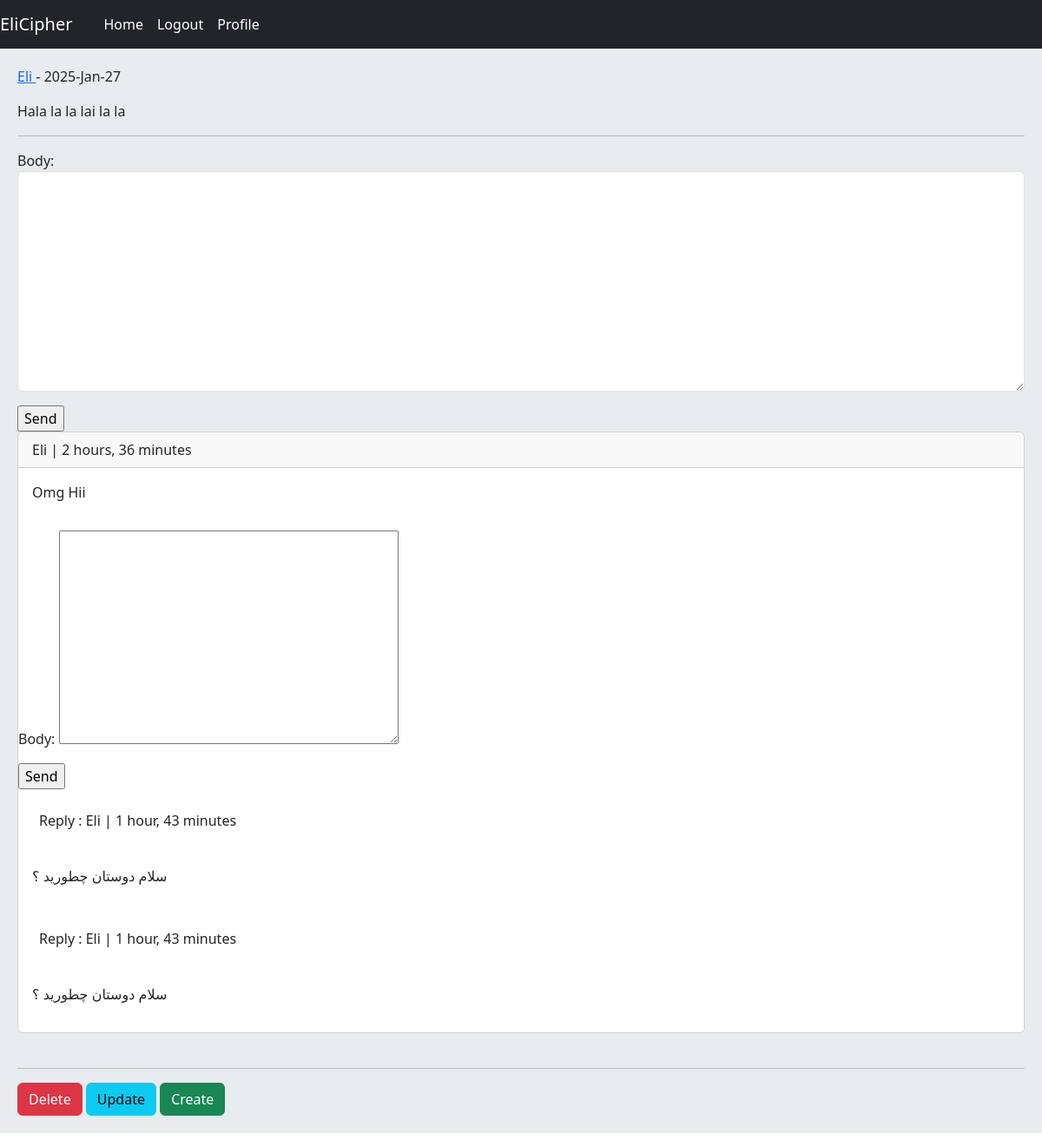
The app's page /post/details/20/hala-la-la-lai-la-la/ (signed in) with its own data.
### post/models.py (models this page shows, shortened)
class Post(models.Model):
    user = models.ForeignKey(User , on_delete=models.CASCADE , related_name='posts')
    slug = models.SlugField(max_length=20)
    caption = models.TextField()
    created = models.DateTimeField(auto_now_add=True)
    updated = models.DateTimeField(auto_now=True)
    class Meta:
        ordering = ['-created']

class Comment(models.Model):
    user = models.ForeignKey(User , on_delete=models.CASCADE , related_name='ucomments')
    post = models.ForeignKey(Post , on_delete=models.CASCADE , related_name='pcomments')
    reply = models.ForeignKey('Comment' , on_delete=models.CASCADE , related_name='rcomments',blank=True , null=True)
    is_reply = models.BooleanField(default=False)
    body = models.TextField(max_length=400)
    created = models.DateTimeField(auto_now_add=True)

### post/views.py (the view, shortened to what this page needs)
# urls.py: path('details/<int:post_id>/<slug:post_slug>/' , PostDetailView.as_view(),name="post_detail"),
class PostDetailView(View):
    def setup(self, request, *args, **kwargs):
        self.post_instance = get_object_or_404(Post , pk=kwargs['post_id'] , slug =kwargs['post_slug'])
        return super().setup(request, *args, **kwargs)
    form_class_reply = CommentReplyForm
    form_class = CommentCreateForm
    def get(self , request , *args , **kwargs):
        Comments = self.post_instance.pcomments.filter(is_reply = False)
        return render(request , 'post/details.html' , {"post" : self.post_instance , 'form':self.form_class , 'Comments':Comments , 'form_reply':self.form_class_reply} )

### post/templates/post/details.html (shortened to what this page needs)
{% extends 'base.html' %}
{% block detail-post %}
    <p><a href="{% url 'account:user_profile' post.user.id %}"> {{post.user.username}} </a>-  {{post.updated|date:"Y-M-d"}}</p>
    <p>{{post.caption}}</p><hr>
    {% if request.user.is_authenticated %}
        <form action="" method="post">
            {{form.as_p}}
            <input type="submit" value="Send">
        </form>
    {% else %}
        <p class="alert alert-danger ">Only logged user can comment </p>
    {% endif %}
    {% for comm in Comments %}
        <div class="card">
            <p class="card-header">{{comm.user}} | {{comm.created|timesince}}</p>
            <p class="card-body">{{comm.body}}</p>
            {% if request.user.is_authenticated %}
                <form action="{% url 'post:comment_reply' post.id comm.id %}" method="post">
                    {{form_reply.as_p}}
                    <input type="submit" value ="Send">
            {% endif %}
            {% with replies=comm.rcomments.all %}
            {% for reply in replies %}
                <p class="bg-primery p-3 m-2">Reply : {{reply.user}} | {{reply.created|timesince}}</p>
                <p class="card-body">{{reply.body}}</p>
            {% endfor %}
            {% endwith %}
        </div><br>
        {% empty %}
            <p>Not comment yet</p>
    {% endfor %}
        <hr>
    {% if request.user.id == post.user.id %}
    <a href="{% url 'post:post_delete' post.id %}" class="btn btn-danger">Delete</a>
    <a href="{% url 'post:post_update' post.id %}" class="btn btn-info">Update</a>
    <a href="{% url 'post:post_create' %}" class="btn btn-success">Create</a>
    {% endif %}
{% endblock %}

### records on screen
Post: user.username "Eli", updated "2025-Jan-27", caption "Hala la la lai la la"
Comment: user "Eli", created "2 hours, 36 minutes", body "Omg Hii"
Comment: user "Eli", created "1 hour, 43 minutes", body "سلام دوستان چطورید ؟"
Comment: user "Eli", created "1 hour, 43 minutes", body "سلام دوستان چطورید ؟"
